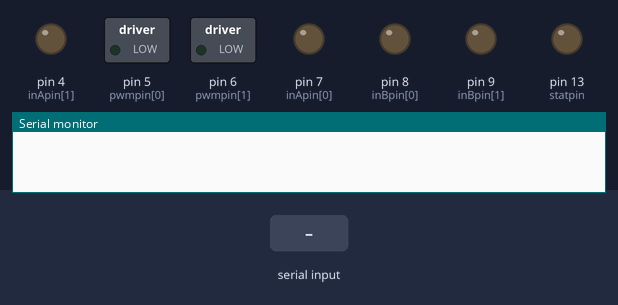
Recording of a sketch running on a simulated Arduino Uno, built with avr-gcc and run on an emulated ATmega328P. Parts: switched loads named in the sketch (green lamp = pin HIGH), output pins drawn as LEDs (lit = HIGH), the last lines printed to the serial monitor. The test bench sets the inputs (shaded band).

Above: at 1.2 s.
1.3 s: "M90\n" received over Serial
At 2.5 s:
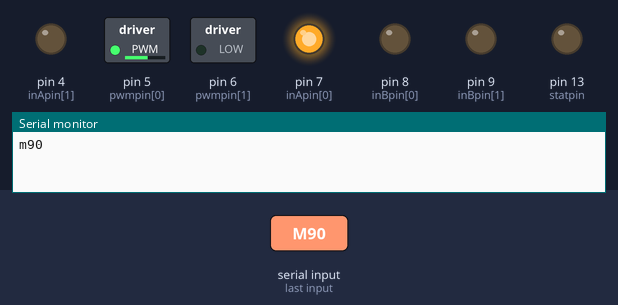
2.8 s: "D90\n" received over Serial
At 3.7 s:
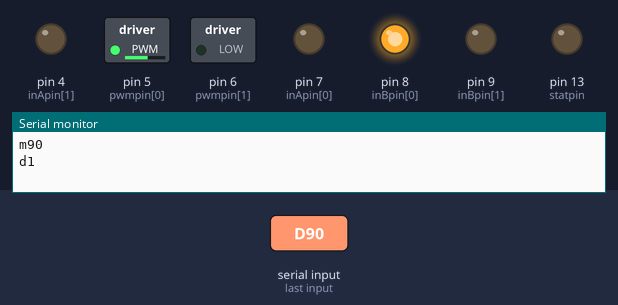
Timing chart, 0 to 5.8 s (numbered marks = the images above; inputs shaded):
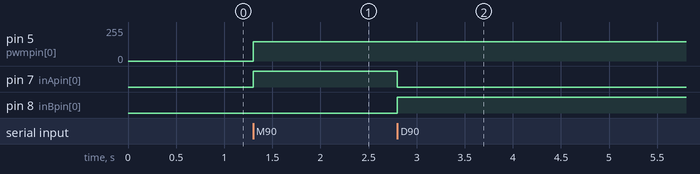

The sketch:

monster_shield.ino
```cpp
/**
 * arduino - uno prog für ein monster shield (dual H Brücke)
 *
 * @see
 * PWM Basics:      https://www.arduino.cc/en/Tutorial/SecretsOfArduinoPWM
 *                  http://garagelab.com/profiles/blogs/tutorial-how-to-use-the-monster-moto-shield
 * PWM frequencies: http://playground.arduino.cc/Main/TimerPWMCheatsheet
 * schematics:      http://cdn.sparkfun.com/datasheets/Dev/Arduino/Shields/MonsterMoto-Shield-v12.pdf
 */

#define BRAKEVCC 0
#define CW 1
#define CCW 2
#define BRAKEGND 3
#define CS_THRESHOLD 30   // Definition of safety current (Check: "1.3 Monster Shield Example").
// 5V/1023 * CS_THRESHOLD = I/11370 * 1,5kOhm => CS_THRESHOLD = I/11370 * 1,5kOhm * 1023 / 5V

int target_pwm=0;

// Pins for bridge1 and bridge2 - see ARDUINO_SHIeLDLABEL
int inApin[2] = {7, 4}; // INA: Clockwise Direction Motor0 and Motor1 (Check:"1.2 Hardware Monster Motor Shield").
int inBpin[2] = {8, 9}; // INB: Counterlockwise Direction Motor0 and Motor1 (Check: "1.2 Hardware Monster Motor Shield").
int pwmpin[2] = {5, 6};            // PWM's input
int cspin[2] = {2, 3};              // Current's sensor input

int statpin = 13;

int sleep=8;

int dir=CW;

int hex2val(char c) {
  if(c >= '0' && c <= '9') {
    return c-'0';
  } else if(c >= 'a' && c <= 'f') {
    return c-'a'+10;
  }
  return -1;
}

void setup()
{
    Serial.begin(115200);              // Initiates the serial to do the monitoring
    pinMode(statpin, OUTPUT);
    for (int i=0; i<2; i++)
        {
        pinMode(inApin[i], OUTPUT);
        pinMode(inBpin[i], OUTPUT);
        pinMode(pwmpin[i], OUTPUT);
        }
    for (int i=0; i<2; i++)
        {
        digitalWrite(inApin[i], LOW);
        digitalWrite(inBpin[i], LOW);
        }

    // base frequency = 62,5kHz 2=>durch 8
    TCCR0B = (TCCR0B & 0b11111000) | 2;

}


String line;

bool processCmd() {
    int len=line.length();
    if(len > 0 && (line.charAt(len-1) == '\r')) {
       line=line.substring(0,len-1);
    }
    if(line.startsWith("M")) {
        Serial.print("m");
        if(line.length() != 3) {
            Serial.print(F("-invalid length:")); Serial.print(line.length()); return false;
        }
        char c1=hex2val(line[1]);
        if(c1 < 0) {
            Serial.print(F("-invalid hex1:")); Serial.print(line[1]); return false;
        }
        char c2=hex2val(line[2]);
        if(c2 < 0) {
            Serial.print(F("-invalied hex2:")); Serial.print(line[2]); return false;
        }
        target_pwm=(c1<<4) + c2;
        Serial.println(target_pwm, HEX);
        motorGo(0, dir, target_pwm);
        return true;
    } else if(line.startsWith("D")) {
        if(line[1] == '0') {
            dir=CW;
            Serial.println(F("d0"));
        } else {
            dir=CCW;
            Serial.println(F("d1"));
        }
        motorGo(0, dir, target_pwm);
        return true;
    } else if(line == F("Q")) { // query debug info:
        //Serial.print(F("usb addr=")); DigiUSB.println(usbDeviceAddr,DEC);
        //Serial.print(F("usberrors=")); DigiUSB.println(usbError,DEC);
        Serial.print(F("speed=")); Serial.println(target_pwm,DEC);
        Serial.print(F("dir=")); Serial.println(dir,DEC);
        int cs = analogRead(cspin[0]);
        Serial.print(F("cs0=")); Serial.print(cs); Serial.print(F("\n"));
        cs = analogRead(cspin[1]);
        Serial.print(F("cs1=")); Serial.print(cs); Serial.print(F("\n"));
        return true;
    } else if(line == F("V")) { // version ausgeben:
        Serial.println(F("Version 1.2"));
#ifdef PUTZLOK
        DigiUSB.println(F("PUTZLOK"));
#endif
#ifdef CABLIGHT
        DigiUSB.println(F("CABLIGHT"));
#endif
        Serial.print(F("CS_THRESHOLD=")); Serial.print(CS_THRESHOLD); Serial.print(F("\n"));
        return true;
    }
    // invalid command:
    Serial.print(F("error:[")); Serial.print(line); Serial.print(F("]"));
    return false;
}

void loop()
{

// Routine to increase the speedo of the motor
    if (Serial.available()) {
        char c = Serial.read();
        if(c == '\n') {
            if(processCmd()) {
             // DigiUSB.println("ok");
            } else {
                Serial.print(F("EC: "));
                Serial.println(line);
            }
            line="";
        } else {
            line+=c;
        }
    }

/*
    delay(100*sleep);
    int cs = analogRead(cspin[0]);
    Serial.print("PWM:"); Serial.print(target_pwm, HEX);
    Serial.print(" CS:");
    Serial.print(cs);
    Serial.println();
*/

    return;

    int i =0;
    while(i<255) {
        motorGo(0, CW, i);   // Increase the speed of the motor, according to the value of i is increasing
        delay(50*sleep);
        i++;
        int cs = analogRead(cspin[0]);
        Serial.print("PWM:");
        Serial.print(i);
        Serial.print(" CS:");
        Serial.print(cs);
        Serial.println();

        if (cs > CS_THRESHOLD) // If the motor locks, it will shutdown and...
        {                                                                     // ...Resets the process of increasing the PWM
            motorOff(0);

        }
        digitalWrite(statpin, LOW);
    }
    i=1;

//=========

//Keep the acceleration while the motor not locks

    while(i!=0)
        {
        motorGo(0, CW, 255);       // Keep the PWM in 255 (Max Speed)
        delay(50*sleep);
        int cs = analogRead(cspin[0]);
        Serial.print("PWM: max");
        Serial.print(" CS:");
        Serial.print(cs);
        Serial.println();

        if (cs > CS_THRESHOLD)     // If the motor locks, it will shutdown and....

            {                                                                      // ...Resets the process of increasing the PWM
             motorOff(0);

            }
    }

//========


}
void motorOff(int motor)     //Function to shut the motor down case it locks
{
    for (int i=0; i<2; i++) {
        digitalWrite(inApin[i], LOW);
        digitalWrite(inBpin[i], LOW);
    }
    analogWrite(pwmpin[motor], 0);
    digitalWrite(13, HIGH);
    Serial.println("Motor Locked (threshold reached)");
    delay(1000*sleep);
}

/**
 * Function that controls the variables:
 * @param motor(0 ou 1)
 * @param direction (BRAKEVCC CW CCW BRAKEGND)
 * @param pwm (0 255);
 */
void motorGo(uint8_t motor, uint8_t direct, uint8_t pwm)
{
if (motor <= 1)
    {
    if (direct <=4)
        {
        if (direct <=1)
            digitalWrite(inApin[motor], HIGH);
        else
            digitalWrite(inApin[motor], LOW);

        if ((direct==0)||(direct==2))
            digitalWrite(inBpin[motor], HIGH);
        else
            digitalWrite(inBpin[motor], LOW);

        analogWrite(pwmpin[motor], pwm);
        }
    }
}
```

Measured:
- after the input at 1.3 s, pin 5 (pwmpin[0]): 0/255 → 144/255 at once; pin 7 (inApin[0]): LOW → HIGH at once
- after the input at 2.8 s, pin 7 (inApin[0]): HIGH → LOW at once; pin 8 (inBpin[0]): LOW → HIGH at once
